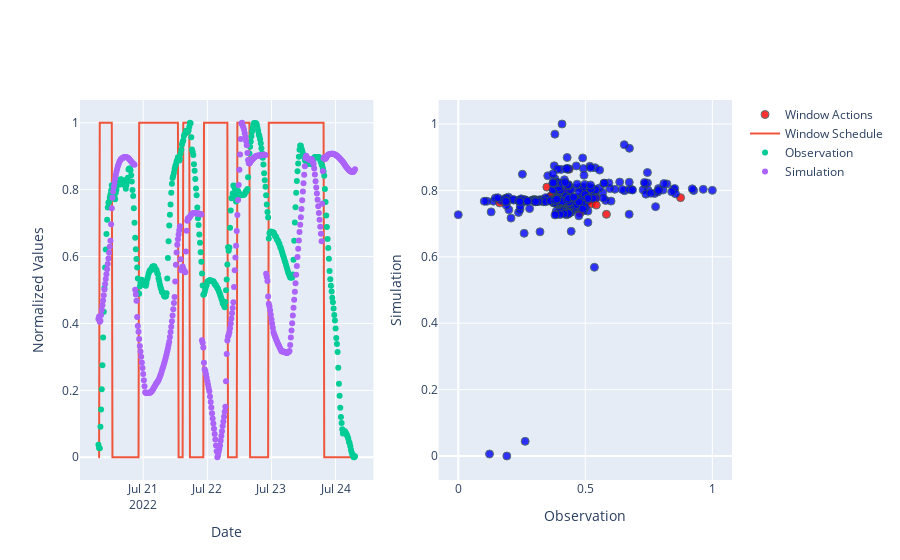

Notebook code for this chart:
### Code cell
fig = make_subplots(rows=1, cols=2, shared_xaxes=False)

# scattered 
fig.add_trace(go.Scatter(x=x2[:,0], y=x2[:,1], mode='markers', showlegend=True, marker_color=action_map, name="Window Actions", ), row=1, col=2)

fig.update_traces(marker=dict(size=8,opacity=0.8, colorscale="Picnic",
                              line=dict(width=1,
                                        color='DarkSlateGrey')),
                  selector=dict(mode='markers'))

fig['layout']['xaxis2']['title']='Observation'
fig['layout']['yaxis2']['title']='Simulation'


# line plots
fig.add_trace(go.Scatter(x=a01["DateTime"], y=window_sched, name="Window Schedule"), row=1, col=1)
fig.add_trace(go.Scatter(x=a01["DateTime"], y=temp0, name="Observation", mode="markers"), row=1, col=1)
fig.add_trace(go.Scatter(x=a01["DateTime"], y=sim_temp, name="Simulation", mode="markers"), row=1, col=1)

fig['layout']['xaxis']['title']='Date'
fig['layout']['yaxis']['title']='Normalized Values'



fig.show()

### Figure 1 — Plotly figure (JSON) as saved in the notebook; plotly's stock layout.template omitted (floating-point values rounded to 4 significant figures; data arrays with more than 128 entries replaced by an {"elided": "..."} marker saying what was removed)
{"data": [{"marker": {"color": {"elided": "385 int values"}, "colorscale": [[0, "rgb(0,0,255)"], [0.1, "rgb(51,153,255)"], [0.2, "rgb(102,204,255)"], [0.3, "rgb(153,204,255)"], [0.4, "rgb(204,204,255)"], [0.5, "rgb(255,255,255)"], [0.6, "rgb(255,204,255)"], [0.7, "rgb(255,153,255)"], [0.8, "rgb(255,102,204)"], [0.9, "rgb(255,102,102)"], [1, "rgb(255,0,0)"]], "line": {"color": "DarkSlateGrey", "width": 1}, "opacity": 0.8, "size": 8}, "mode": "markers", "name": "Window Actions", "showlegend": true, "type": "scatter", "x": {"elided": "384 float values"}, "xaxis": "x2", "y": {"elided": "384 float values"}, "yaxis": "y2"}, {"name": "Window Schedule", "type": "scatter", "x": {"elided": "385 str values"}, "xaxis": "x", "y": {"elided": "385 int values"}, "yaxis": "y"}, {"mode": "markers", "name": "Observation", "type": "scatter", "x": {"elided": "385 str values"}, "xaxis": "x", "y": {"elided": "385 float values"}, "yaxis": "y"}, {"mode": "markers", "name": "Simulation", "type": "scatter", "x": {"elided": "385 str values"}, "xaxis": "x", "y": {"elided": "385 float values"}, "yaxis": "y"}], "layout": {"xaxis": {"anchor": "y", "domain": [0, 0.45], "title": {"text": "Date"}}, "xaxis2": {"anchor": "y2", "domain": [0.55, 1], "title": {"text": "Observation"}}, "yaxis": {"anchor": "x", "domain": [0, 1], "title": {"text": "Normalized Values"}}, "yaxis2": {"anchor": "x2", "domain": [0, 1], "title": {"text": "Simulation"}}}}
